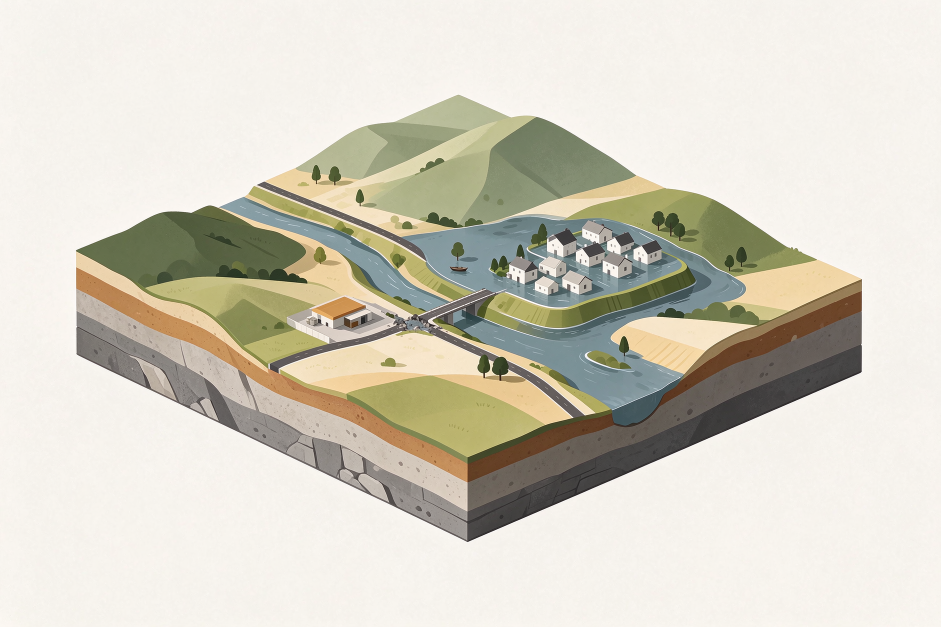
#> input picture figures/scenario_ai/after_flat.png, 1881 x 1254 px (shown at 1/2 size)
$ python gen_fig_scene_five.py
#> lines starting #> are read from the running program, lines starting #| are printed output that depends on the picture; after the words box and inside, x2 and y2 are one past the last pixel; in counts of white or black regions, pixels touching at a corner belong together
"""Single flood-peak scene annotated with the five problems.

No chained boxes or arrows between problems: the scene carries five numbered
markers, and a side key states what each problem looks at.  The detailed
technical route stays in Fig. 2.
"""

from __future__ import annotations

from pathlib import Path

import matplotlib as mpl
mpl.use("Agg")
import matplotlib.pyplot as plt
import numpy as np
from matplotlib.patches import Circle, Rectangle, FancyArrowPatch
from PIL import Image
from scipy import ndimage

ROOT = Path(__file__).resolve().parent
SUB = ROOT / "scenario_ai"
OUT = ROOT / "scenario_options"
OUT.mkdir(exist_ok=True)

INK = "#24313A"
MUTED = "#5A6266"
AMBER = "#A46A2E"
BLUE = "#356F8E"
RED = "#B65441"
GRID = "#FFFFFF"

mpl.rcParams.update({
    "font.family": "sans-serif",
    "font.sans-serif": ["Arial", "DejaVu Sans"],
    "font.size": 5.8,
    "pdf.fonttype": 42,
    "ps.fonttype": 42,
    "axes.unicode_minus": False,
})


def white_background(path: Path) -> Image.Image:
    im = Image.open(path).convert("RGB")
#> im is the input picture: PIL image 1881x1254 RGB; mean R, G, B 212.1, 208.2, 194.8
    arr = np.array(im).astype(np.int16)
    near = (arr.min(axis=2) >= 224) & ((arr.max(axis=2) - arr.min(axis=2)) <= 16)
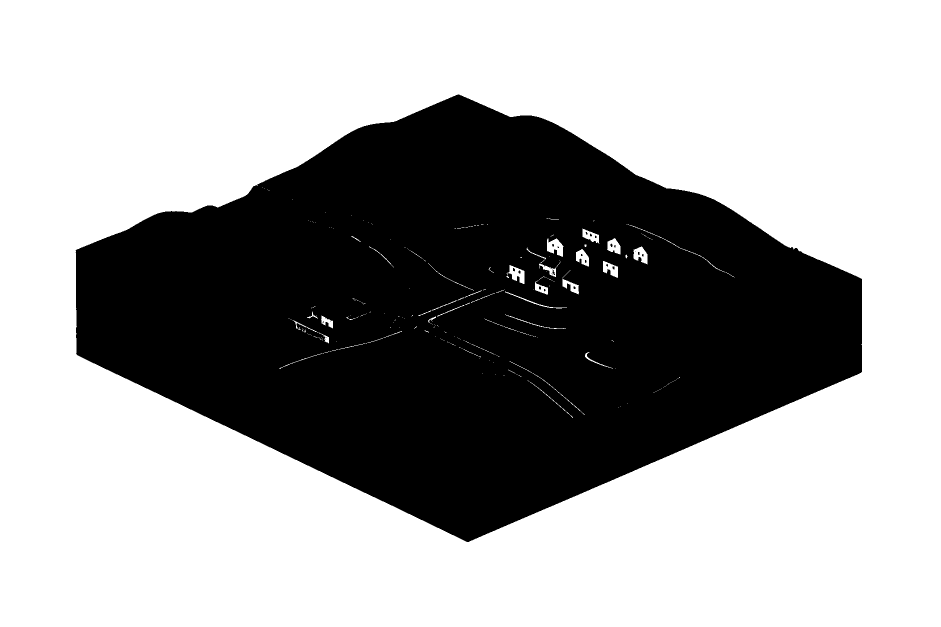
#> near: shape (1254, 1881) bool (shown at 1/2 size); 63.8% white; 30 black regions (23 under 20 px), largest, box (x1, y1, x2, y2) and area: (151, 189, 1724, 1084) 853860, (1105, 540, 1110, 550) 28, (1026, 536, 1030, 543) 22
    lab, _ = ndimage.label(near)
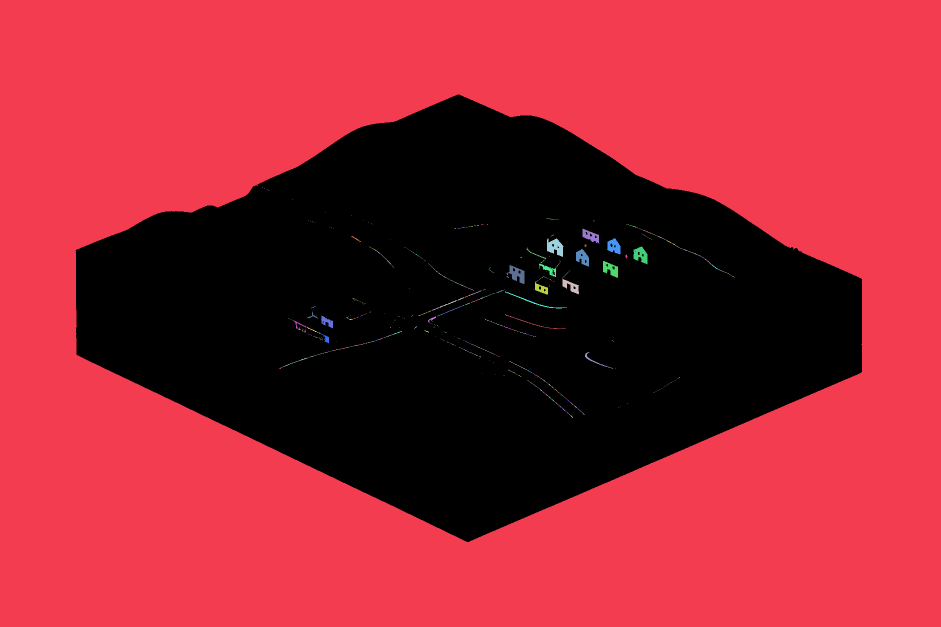
#> lab: shape (1254, 1881) int32 (shown at 1/2 size); 782 distinct labels, from 0 to 781; one colour per label, 0 black
    border = np.concatenate([lab[0, :], lab[-1, :], lab[:, 0], lab[:, -1]])
#> border = 6270 values from 1 to 1
    ids = set(np.unique(border)) - {0}
#> ids = 1 item
    arr[np.isin(lab, list(ids))] = 255
    return Image.fromarray(arr.astype(np.uint8))


def badge(ax, x, y, text, color, r=24):
    ax.add_patch(Circle((x, y), r, facecolor=color, edgecolor="white",
                        linewidth=1.1, zorder=14))
    ax.text(x, y - 2, text, ha="center", va="center", fontsize=5.4,
            color="white", fontweight="bold", zorder=15)


def draw_scene(ax):
    im = white_background(SUB / "after_flat.png")
    w, h = im.size
#> w = 1881; h = 1254
    ax.imshow(im, extent=(0, w, h, 0), interpolation="lanczos", zorder=1)
    ax.set_xlim(0, w)
    ax.set_ylim(h, 0)
    ax.set_aspect("equal")
    ax.axis("off")

    # P1: a 3 x 3 tile patch on the new-water margin
    x0, y0, cell = 1290, 540, 34
    for i in range(4):
        ax.plot([x0 + i * cell, x0 + i * cell], [y0, y0 + 3 * cell],
                color=GRID, lw=0.55, alpha=0.95, zorder=10)
        ax.plot([x0, x0 + 3 * cell], [y0 + i * cell, y0 + i * cell],
                color=GRID, lw=0.55, alpha=0.95, zorder=10)
    ax.add_patch(Rectangle((x0 + cell, y0 + cell), cell, cell,
                           facecolor=AMBER, edgecolor="none", alpha=0.22, zorder=9))
    badge(ax, 1315, 505, "P1", AMBER)

    # P2: four intensity classes as a compact strip on the flood
    gx, gy, gw, gh = 1180, 650, 28, 24
    gcols = ["#E7D2B1", "#D8B27A", "#BE8548", "#8F5524"]
    for i, c in enumerate(gcols):
        ax.add_patch(Rectangle((gx + i * (gw + 2), gy), gw, gh,
                               facecolor=c, edgecolor="white", linewidth=0.45, zorder=10))
    badge(ax, 1150, 622, "P2", AMBER)

    # P3: Sentinel-1 footprint frame and pass dates
    ax.add_patch(Rectangle((192, 205), 1495, 865, fill=False,
                           edgecolor="#73797C", linewidth=0.55,
                           linestyle=(0, (3.2, 3.2)), zorder=8))
    ax.text(760, 190, "S1 footprint · 27 Jun–16 Jul", fontsize=5.1, color=MUTED,
            ha="center", va="bottom", zorder=10)
    badge(ax, 215, 190, "P3", BLUE)

    # P4: exposure dots around the island village and terrace road
    pts = [(1040, 505), (1070, 525), (1095, 545), (1120, 565),
           (1150, 530), (1185, 550), (1215, 515), (1240, 540),
           (1065, 570), (1110, 590), (1175, 585), (1225, 575)]
    for x, y in pts:
        ax.add_patch(Circle((x, y), 5.2, facecolor=AMBER, edgecolor="white",
                            linewidth=0.45, zorder=11))
    badge(ax, 1080, 455, "P4", BLUE)

    # P5: depot to boat-only village, road leg and boat leg
    route = [(655, 620), (760, 606), (845, 585), (920, 555), (980, 515), (1060, 500)]
    ax.plot([p[0] for p in route], [p[1] for p in route],
            color="#5E666A", lw=0.85, ls=(0, (2.6, 2.0)), zorder=12)
    ax.plot([920, 980], [555, 515], color=BLUE, lw=0.95, ls=(0, (2.6, 2.0)), zorder=12)
    ax.add_patch(FancyArrowPatch((1040, 503), (1062, 500),
                                 arrowstyle="-|>", mutation_scale=6,
                                 color=BLUE, lw=0.8, zorder=12))
    badge(ax, 630, 590, "P5", BLUE)


def draw_key(ax):
    ax.set_xlim(0, 1)
    ax.set_ylim(0, 1)
    ax.axis("off")
    ax.text(0.0, 0.97, "The five problems", fontsize=6.8, fontweight="bold",
            color=INK, va="top")

    entries = [
        ("P1", AMBER, "Recognise new water", "tiles → $F$"),
        ("P2", AMBER, "Fuse and grade", "four grades · $\\tau_A$"),
        ("P3", BLUE, "Transfer to Hengzhou", "frozen model · no labels"),
        ("P4", BLUE, "Assess exposure", "people · roads · facilities"),
        ("P5", BLUE, "Allocate relief", "cut roads · depot · boat"),
    ]
    ys = [0.845, 0.695, 0.545, 0.395, 0.245]
    for (num, col, title, sub), y in zip(entries, ys):
        ax.scatter([0.055], [y], s=86, marker="o", color=col, edgecolors="none",
                   transform=ax.transAxes, clip_on=False, zorder=5)
        ax.text(0.055, y - 0.004, num, transform=ax.transAxes,
                ha="center", va="center", fontsize=5.5, color="white",
                fontweight="bold")
        ax.text(0.145, y + 0.018, title, transform=ax.transAxes,
                fontsize=6.0, color=INK, fontweight="bold", va="center")
        ax.text(0.145, y - 0.032, sub, transform=ax.transAxes,
                fontsize=5.3, color=MUTED, va="center")


def main():
    fig_w_mm, fig_h_mm = 183.0, 100.0
    scene_w_mm, scene_h_mm = 140.0, 93.3
    fig = plt.figure(figsize=(fig_w_mm / 25.4, fig_h_mm / 25.4))
    fig.patch.set_facecolor("white")

    ax_scene = fig.add_axes([1.5 / fig_w_mm, 2.0 / fig_h_mm,
                             scene_w_mm / fig_w_mm, scene_h_mm / fig_h_mm])
    draw_scene(ax_scene)

    ax_key = fig.add_axes([145.0 / fig_w_mm, 5.0 / fig_h_mm,
                           36.0 / fig_w_mm, 88.0 / fig_h_mm])
    draw_key(ax_key)

    out_pdf = OUT / "fig_scene_five.pdf"
    out_png = OUT / "fig_scene_five_preview.png"
    fig.savefig(out_pdf, dpi=600, facecolor="white")
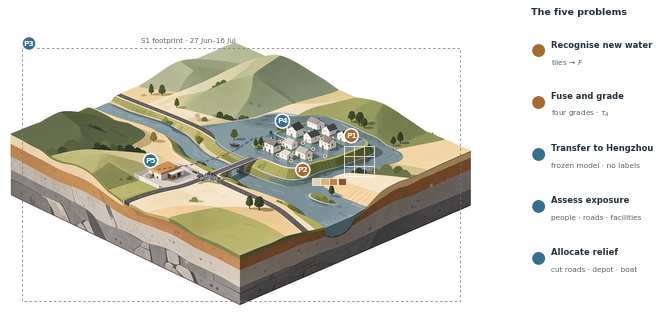
#> figure drawn by matplotlib, 2 panels
    fig.savefig(out_png, dpi=300, facecolor="white")
    print("wrote", out_pdf, out_png)


if __name__ == "__main__":
    main()
